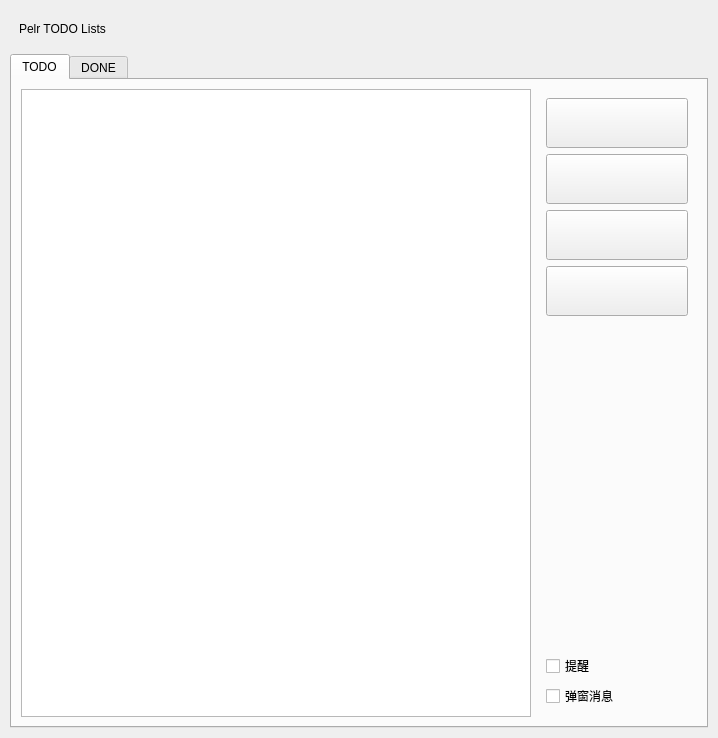
<?xml version="1.0" encoding="UTF-8"?>
<ui version="4.0">
 <class>todoWidget</class>
 <widget class="QWidget" name="todoWidget">
  <property name="geometry">
   <rect>
    <x>0</x>
    <y>0</y>
    <width>718</width>
    <height>738</height>
   </rect>
  </property>
  <property name="windowTitle">
   <string>待办事项</string>
  </property>
  <layout class="QVBoxLayout" name="verticalLayout_main">
   <property name="leftMargin">
    <number>10</number>
   </property>
   <property name="topMargin">
    <number>10</number>
   </property>
   <property name="rightMargin">
    <number>10</number>
   </property>
   <property name="bottomMargin">
    <number>10</number>
   </property>
   <item>
    <widget class="QWidget" name="horizontalLayoutWidget" native="true">
     <property name="sizePolicy">
      <sizepolicy hsizetype="Preferred" vsizetype="Fixed">
       <horstretch>0</horstretch>
       <verstretch>0</verstretch>
      </sizepolicy>
     </property>
     <layout class="QHBoxLayout" name="horizontalLayout">
      <item>
       <widget class="QLabel" name="label">
        <property name="text">
         <string>Pelr TODO Lists</string>
        </property>
       </widget>
      </item>
      <item>
       <spacer name="horizontalSpacer">
        <property name="orientation">
         <enum>Qt::Horizontal</enum>
        </property>
        <property name="sizeHint" stdset="0">
         <size>
          <width>40</width>
          <height>20</height>
         </size>
        </property>
       </spacer>
      </item>
     </layout>
    </widget>
   </item>
   <item>
    <widget class="QTabWidget" name="tabWidget">
     <property name="sizePolicy">
      <sizepolicy hsizetype="Expanding" vsizetype="Expanding">
       <horstretch>0</horstretch>
       <verstretch>1</verstretch>
      </sizepolicy>
     </property>
     <property name="currentIndex">
      <number>0</number>
     </property>
     <widget class="QWidget" name="tab">
      <attribute name="title">
       <string>TODO</string>
      </attribute>
      <layout class="QHBoxLayout" name="horizontalLayout_todo">
       <item>
        <widget class="QTableView" name="tableView">
         <property name="sizePolicy">
          <sizepolicy hsizetype="Expanding" vsizetype="Expanding">
           <horstretch>1</horstretch>
           <verstretch>0</verstretch>
          </sizepolicy>
         </property>
        </widget>
       </item>
       <item>
        <widget class="QWidget" name="widget" native="true">
         <property name="minimumSize">
          <size>
           <width>160</width>
           <height>0</height>
          </size>
         </property>
         <layout class="QVBoxLayout" name="verticalLayout">
          <item>
           <widget class="QPushButton" name="pushButton">
            <property name="minimumSize">
             <size>
              <width>0</width>
              <height>50</height>
             </size>
            </property>
            <property name="toolTip">
             <string>添加</string>
            </property>
            <property name="text">
             <string/>
            </property>
            <property name="icon">
             <iconset resource="../../Resource.qrc">
              <normaloff>:/public/IconaMoon/Math/Sign -  Plus Circle - 24x24.png</normaloff>:/public/IconaMoon/Math/Sign -  Plus Circle - 24x24.png</iconset>
            </property>
            <property name="iconSize">
             <size>
              <width>24</width>
              <height>24</height>
             </size>
            </property>
           </widget>
          </item>
          <item>
           <widget class="QPushButton" name="pushButton_2">
            <property name="minimumSize">
             <size>
              <width>0</width>
              <height>50</height>
             </size>
            </property>
            <property name="toolTip">
             <string>完成</string>
            </property>
            <property name="text">
             <string/>
            </property>
            <property name="icon">
             <iconset resource="../../Resource.qrc">
              <normaloff>:/public/IconaMoon/Interface/Check Square - 24x24.png</normaloff>:/public/IconaMoon/Interface/Check Square - 24x24.png</iconset>
            </property>
            <property name="iconSize">
             <size>
              <width>24</width>
              <height>24</height>
             </size>
            </property>
           </widget>
          </item>
          <item>
           <widget class="QPushButton" name="pushButton_3">
            <property name="minimumSize">
             <size>
              <width>0</width>
              <height>50</height>
             </size>
            </property>
            <property name="toolTip">
             <string>删除</string>
            </property>
            <property name="text">
             <string/>
            </property>
            <property name="icon">
             <iconset resource="../../Resource.qrc">
              <normaloff>:/public/IconaMoon/General/Trash - 24x24.png</normaloff>:/public/IconaMoon/General/Trash - 24x24.png</iconset>
            </property>
            <property name="iconSize">
             <size>
              <width>24</width>
              <height>24</height>
             </size>
            </property>
           </widget>
          </item>
          <item>
           <widget class="QPushButton" name="pushButton_4">
            <property name="minimumSize">
             <size>
              <width>0</width>
              <height>50</height>
             </size>
            </property>
            <property name="toolTip">
             <string>清空</string>
            </property>
            <property name="text">
             <string/>
            </property>
            <property name="icon">
             <iconset resource="../../Resource.qrc">
              <normaloff>:/public/IconaMoon/Interface/Restart - 24x24.png</normaloff>:/public/IconaMoon/Interface/Restart - 24x24.png</iconset>
            </property>
            <property name="iconSize">
             <size>
              <width>24</width>
              <height>24</height>
             </size>
            </property>
           </widget>
          </item>
          <item>
           <spacer name="verticalSpacer">
            <property name="orientation">
             <enum>Qt::Vertical</enum>
            </property>
            <property name="sizeHint" stdset="0">
             <size>
              <width>20</width>
              <height>314</height>
             </size>
            </property>
           </spacer>
          </item>
          <item>
           <widget class="QCheckBox" name="checkBox">
            <property name="text">
             <string>提醒</string>
            </property>
           </widget>
          </item>
          <item>
           <widget class="QCheckBox" name="checkBox_2">
            <property name="text">
             <string>弹窗消息</string>
            </property>
           </widget>
          </item>
         </layout>
        </widget>
       </item>
      </layout>
     </widget>
     <widget class="QWidget" name="tab_2">
      <attribute name="title">
       <string>DONE</string>
      </attribute>
      <layout class="QHBoxLayout" name="horizontalLayout_done">
       <item>
        <widget class="QTableView" name="tableView_2">
         <property name="sizePolicy">
          <sizepolicy hsizetype="Expanding" vsizetype="Expanding">
           <horstretch>1</horstretch>
           <verstretch>0</verstretch>
          </sizepolicy>
         </property>
        </widget>
       </item>
       <item>
        <widget class="QWidget" name="widget_2" native="true">
         <property name="minimumSize">
          <size>
           <width>160</width>
           <height>0</height>
          </size>
         </property>
         <layout class="QVBoxLayout" name="verticalLayout_2">
          <item>
           <widget class="QPushButton" name="pushButton_5">
            <property name="minimumSize">
             <size>
              <width>0</width>
              <height>50</height>
             </size>
            </property>
            <property name="toolTip">
             <string>添加</string>
            </property>
            <property name="text">
             <string/>
            </property>
            <property name="icon">
             <iconset resource="../../Resource.qrc">
              <normaloff>:/public/IconaMoon/Math/Sign -  Plus Circle - 24x24.png</normaloff>:/public/IconaMoon/Math/Sign -  Plus Circle - 24x24.png</iconset>
            </property>
            <property name="iconSize">
             <size>
              <width>24</width>
              <height>24</height>
             </size>
            </property>
           </widget>
          </item>
          <item>
           <widget class="QPushButton" name="pushButton_6">
            <property name="minimumSize">
             <size>
              <width>0</width>
              <height>50</height>
             </size>
            </property>
            <property name="toolTip">
             <string>TODO</string>
            </property>
            <property name="text">
             <string/>
            </property>
            <property name="icon">
             <iconset resource="../../Resource.qrc">
              <normaloff>:/public/IconaMoon/Interface/History - 24x24.png</normaloff>:/public/IconaMoon/Interface/History - 24x24.png</iconset>
            </property>
            <property name="iconSize">
             <size>
              <width>24</width>
              <height>24</height>
             </size>
            </property>
           </widget>
          </item>
          <item>
           <widget class="QPushButton" name="pushButton_7">
            <property name="minimumSize">
             <size>
              <width>0</width>
              <height>50</height>
             </size>
            </property>
            <property name="toolTip">
             <string>删除</string>
            </property>
            <property name="text">
             <string/>
            </property>
            <property name="icon">
             <iconset resource="../../Resource.qrc">
              <normaloff>:/public/IconaMoon/General/Trash - 24x24.png</normaloff>:/public/IconaMoon/General/Trash - 24x24.png</iconset>
            </property>
            <property name="iconSize">
             <size>
              <width>24</width>
              <height>24</height>
             </size>
            </property>
           </widget>
          </item>
          <item>
           <widget class="QPushButton" name="pushButton_8">
            <property name="minimumSize">
             <size>
              <width>0</width>
              <height>50</height>
             </size>
            </property>
            <property name="toolTip">
             <string>清空</string>
            </property>
            <property name="text">
             <string/>
            </property>
            <property name="icon">
             <iconset resource="../../Resource.qrc">
              <normaloff>:/public/IconaMoon/Interface/Restart - 24x24.png</normaloff>:/public/IconaMoon/Interface/Restart - 24x24.png</iconset>
            </property>
            <property name="iconSize">
             <size>
              <width>24</width>
              <height>24</height>
             </size>
            </property>
           </widget>
          </item>
          <item>
           <spacer name="verticalSpacer_2">
            <property name="orientation">
             <enum>Qt::Vertical</enum>
            </property>
            <property name="sizeHint" stdset="0">
             <size>
              <width>20</width>
              <height>40</height>
             </size>
            </property>
           </spacer>
          </item>
         </layout>
        </widget>
       </item>
      </layout>
     </widget>
    </widget>
   </item>
  </layout>
 </widget>
 <resources>
  <include location="../../Resource.qrc"/>
 </resources>
 <connections/>
</ui>
